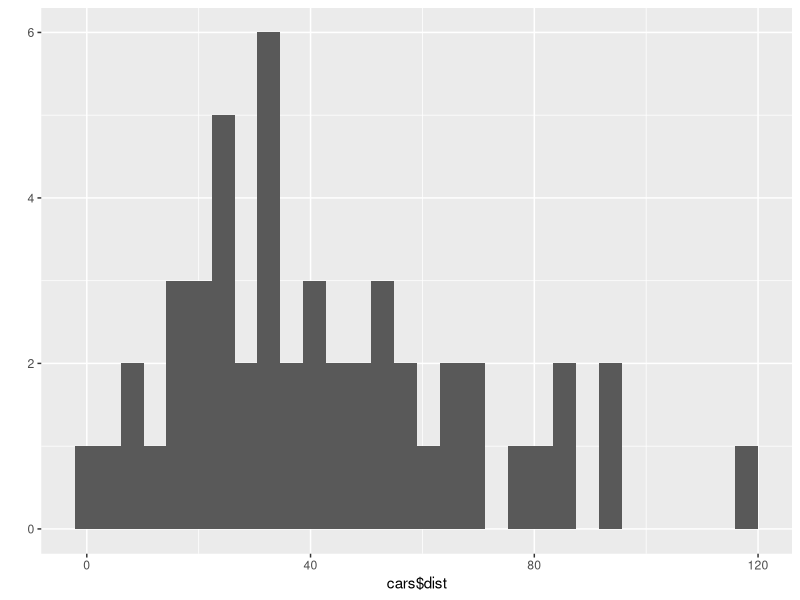
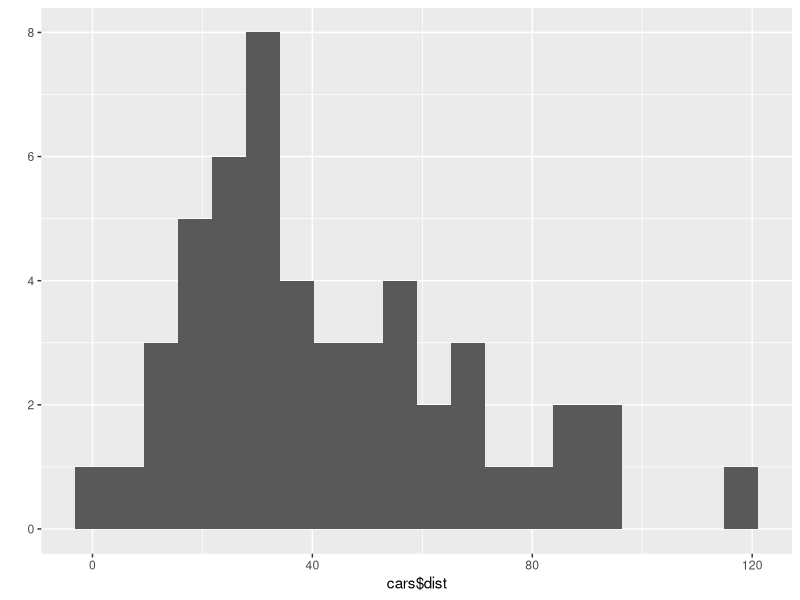
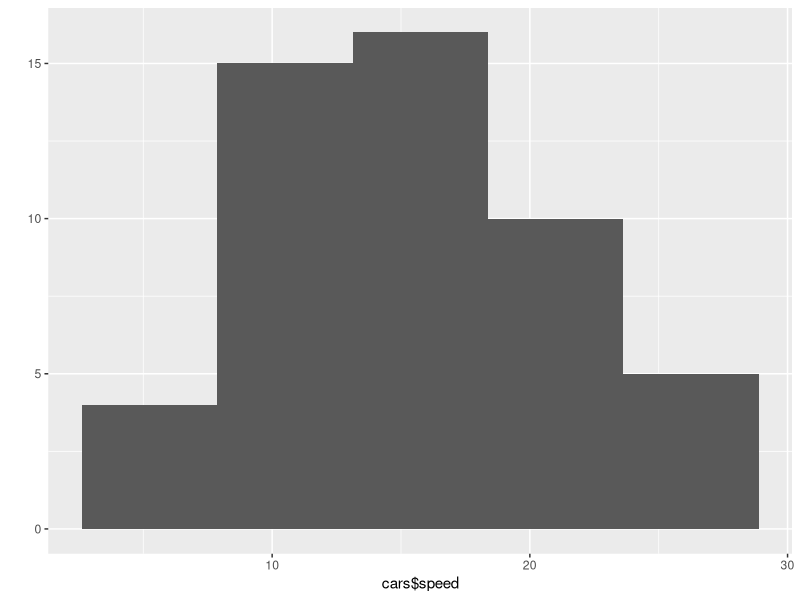
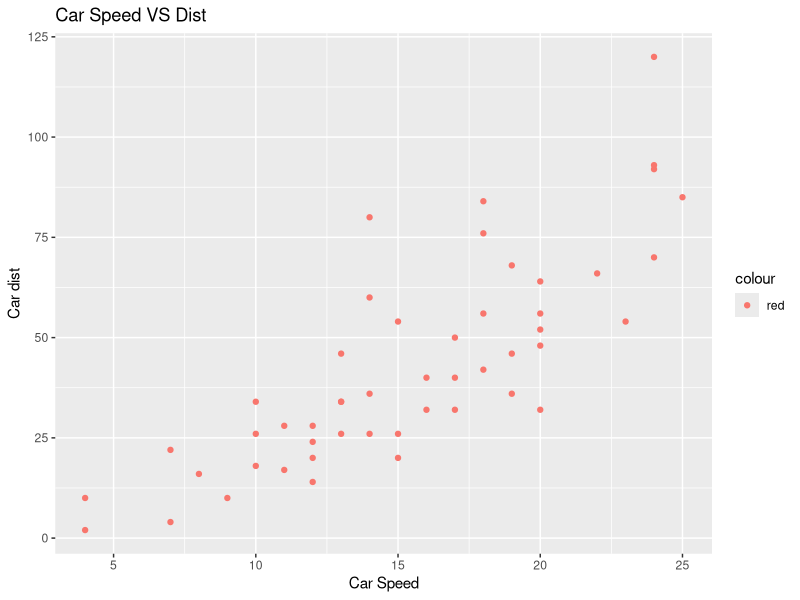
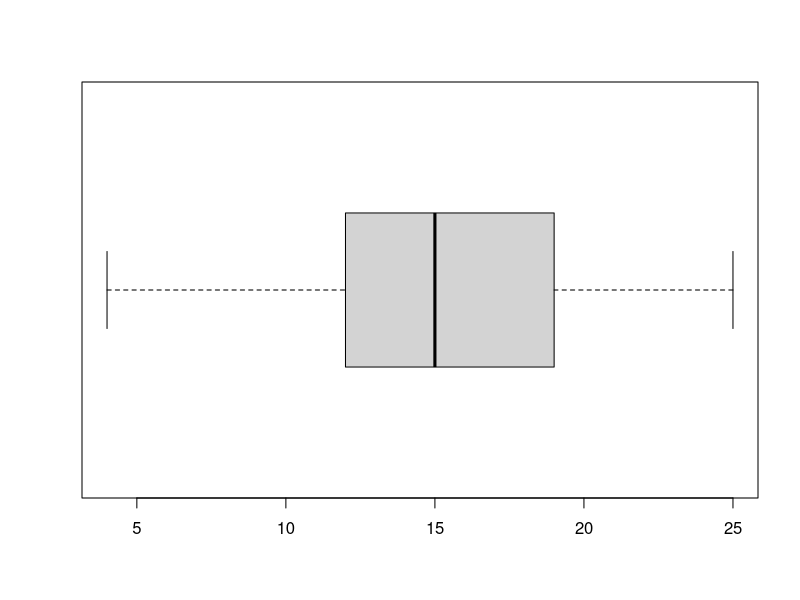

Write R code to recreate these figures, in order.
## ---- chunk 1
# If you don't already have the tidyverse library installed,
# you will need to type install.packages("tidyverse") into the Console
library(tidyverse) 

## ---- chunk 2
print("Hello world!")
## ---- chunk 3
print ("Sagi Vijay Rama Raju")
## ---- chunk 4
1:10 # Numbers 1 to 10
127:132 # Numbers 127 to 132
## ---- chunk 5
seq(1,10,1) # Numbers 1 to 10
seq(1,10,2) # Odd numbers from 1 to 10
seq(2,10,2) # Even numbers from 2 to 10
## ---- chunk 6
3:12
## ---- chunk 7
seq(3,30,3)
## ---- chunk 8
x<-3:12
y<-seq(3,30,3)
x*y

## ---- chunk 9
head(cars)
## ---- chunk 10

chev<- cars$speed
print (mean(chev)) #mean of speed
print(sd(chev)) #standard deviation rooot of S
## ---- chunk 11
mar<- cars$dist # creating an object
print (mean(mar)) #mean/average of the distance
print (sd(mar)) #standard deviation of dist
## ---- chunk 12
qplot(cars$dist) # Histogram of stopping distance
## ---- chunk 13
qplot(cars$dist,bins = 20)
## ---- chunk 14
qplot (cars$speed,bins = 5)
## ---- chunk 15
qplot(cars$speed,cars$dist,
      col="red",
      main="Car Speed VS Dist",
      xlab = "Car Speed",
      ylab = "Car dist"
      )
## ---- chunk 16
boxplot(cars$speed, horizontal = TRUE)
